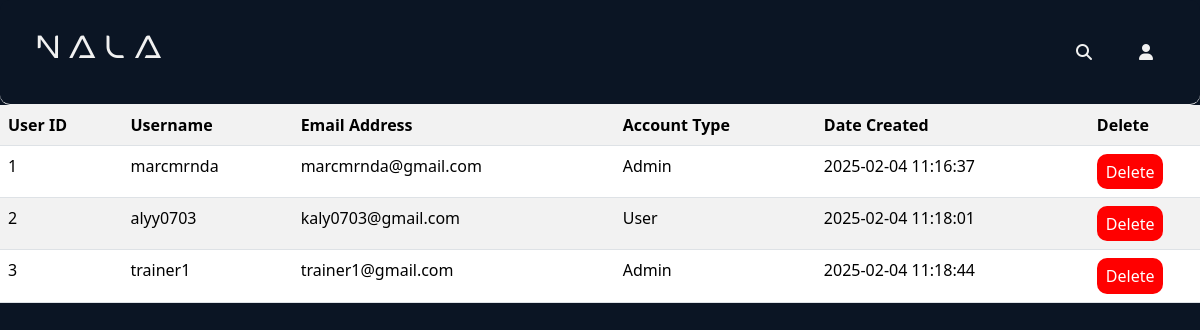
The page /admin (signed in) on the database its author committed.
### NALA__web/model.py (models this page shows)
class User(db.Model):
    id = db.Column(db.Integer, primary_key=True)
    username = db.Column(db.String(100), nullable=False, unique=True)
    emailAddress = db.Column(db.String(150), nullable=False, unique=True)
    password = db.Column(db.String(100), nullable=False)
    account_type = db.Column(db.String(10), default="User")
    created = db.Column(db.DateTime(timezone=True), default=func.now())

### NALA__web/view.py (the view)
@view.route('/admin')
def adminPage():
    if not "username" in session:
            flash("Need to login to access the site", category="error")
            return redirect(url_for("auth.login"))
    if session["accountType"] != "Admin":
        return redirect(url_for("view.forbidden"))
    query = User.query.all()
    return render_template('admin.html' , query=query)

### NALA__web/templates/admin.html (shortened to what this page needs)
<!DOCTYPE html>
<html lang="en">
<head>
    <link rel="stylesheet" href="https://cdnjs.cloudflare.com/ajax/libs/font-awesome/6.7.2/css/all.min.css" />
    <link href="https://cdn.jsdelivr.net/npm/bootstrap@5.3.3/dist/css/bootstrap.min.css" rel="stylesheet">
</head>
<body>
    <header>
        <nav class="navbar navbar-expand-lg ">
            <div class="container-fluid">
              <a class="navbar-brand" href="#">NALA</a>
              <div class="collapse navbar-collapse" id="navbarNavDropdown">
                <ul class="navbar-nav">
                  <li class="nav-item">
                    <a class="nav-link" aria-current="page" href="#"><i class="fa-solid fa-magnifying-glass"></i></a>
                  </li>
                  <li class="nav-item">
                    <a class="nav-link" href="/logout"><i class="fa-solid fa-user"></i></a>
                  </li>
                </ul>
              </div>
            </div>
          </nav>
    </header>
    <section class="tables">
        <table class="table table-striped">
            <tr>
                <th>User ID</th>
                <th>Username</th>
                <th>Email Address</th>
                <th>Account Type</th>
                <th>Date Created</th>
                <th>Delete</th>
            </tr>
            {% for q in query %}
            <tr>
                <td>{{q.id}}</td>
                <td>{{q.username}}</td>
                <td>{{q.emailAddress}}</td>
                <td>{{q.account_type}}</td>
                <td>{{q.created}}</td>
                <td><button style="width: 70%; height:2.2rem; background-color:red; border-radius: 10px; border: none"><a href="/delete/{{q.id}}" style="color:white; text-decoration: none;">Delete</a></button></td>
            </tr>
            {% endfor %}
        </table>
    </section>
</body>
</html>

### NALA__web/templates/admin.html (style rules this page uses)
* { margin: 0; padding: 0; box-sizing: border-box; }
body { background-color: #0b1524; }
header { background-color: #0b1524; border-bottom: 1px solid #f1f1f1; padding: 10px; border-radius: 10px; }
.navbar-nav { position: absolute; right: 30px; padding: 30px; }
.nav-item { margin-right: 50%; }
.nav-link { color: #f1f1f1; }
.navbar-brand { color: #f1f1f1; padding: 10px; font-family: "mars"; font-size: 2rem; }
table { width: 80%; }

### rows shown on the page
User: id "1", username "marcmrnda", emailAddress "marcmrnda@gmail.com", account_type "Admin", created "2025-02-04 11:16:37"
User: id "2", username "alyy0703", emailAddress "kaly0703@gmail.com", account_type "User", created "2025-02-04 11:18:01"
User: id "3", username "trainer1", emailAddress "trainer1@gmail.com", account_type "Admin", created "2025-02-04 11:18:44"
